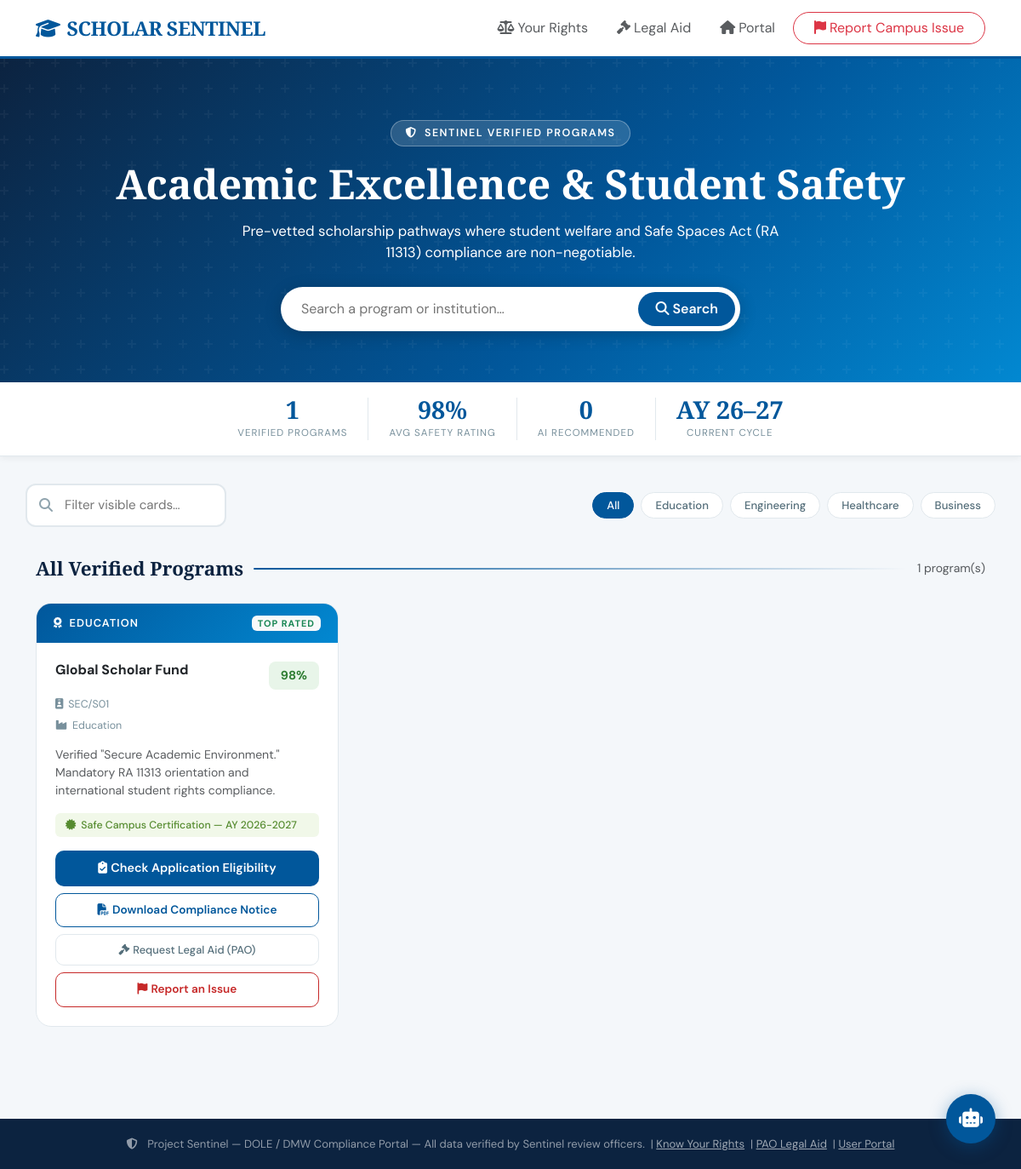
Screenshot of /service/scholar-pathway with the database file from the repository.
### app.py (models this page shows)
class Company(db.Model):
    id               = db.Column(db.Integer, primary_key=True)
    name             = db.Column(db.String(100), nullable=False)
    sec_id           = db.Column(db.String(50), unique=True)
    industry         = db.Column(db.String(50))
    status           = db.Column(db.String(20), default='Active')
    compliance_score = db.Column(db.Integer, default=100)
    type             = db.Column(db.String(50))
    skills_vector    = db.Column(db.String(50), default="0,0,0,0")

### app.py (the view)
@app.route('/service/scholar-pathway')
def scholar_view():
    results = Company.query.filter_by(type='Scholarship', status='Active').all()
    return render_template('scholar_pathways.html', results=results)

### templates/scholar_pathways.html (shortened to what this page needs)
<!DOCTYPE html>
<html lang="en">
<head>
    <link href="https://cdn.jsdelivr.net/npm/bootstrap@5.3.0/dist/css/bootstrap.min.css" rel="stylesheet">
    <link rel="stylesheet" href="https://cdnjs.cloudflare.com/ajax/libs/font-awesome/6.4.0/css/all.min.css">
</head>
<body>
<nav class="navbar-scholar">
    <div class="container d-flex align-items-center justify-content-between flex-wrap gap-2">
        <a class="navbar-brand" href="/user">
            <i class="fas fa-graduation-cap me-2"></i>SCHOLAR SENTINEL
        </a>
        <div class="d-flex gap-2 align-items-center flex-wrap">
            <a href="/rights" class="btn btn-link text-decoration-none text-muted">
                <i class="fas fa-balance-scale me-1"></i>Your Rights
            </a>
            <a href="/pao" class="btn btn-link text-decoration-none text-muted">
                <i class="fas fa-gavel me-1"></i>Legal Aid
            </a>
            <a href="/user" class="btn btn-link text-decoration-none text-muted">
                <i class="fas fa-home me-1"></i>Portal
            </a>
            <a href="/report" class="btn btn-outline-danger rounded-pill px-4">
                <i class="fas fa-flag me-1"></i>Report Campus Issue
            </a>
        </div>
    </div>
</nav>
<section class="scholar-hero text-center">
    <div class="container position-relative">
        <div class="hero-badge"><i class="fas fa-shield-alt me-1"></i> Sentinel Verified Programs</div>
        <h1 class="hero-title">Academic Excellence &amp; Student Safety</h1>
        <p class="opacity-80 mx-auto mb-0" style="max-width:660px; font-size:1.05rem;">
            Pre-vetted scholarship pathways where student welfare and Safe Spaces Act (RA 11313) compliance are non-negotiable.
        </p>
        <form class="hero-search-wrap" action="/search" method="get">
            <input type="text" name="q" placeholder="Search a program or institution…"
                   value="{{ query if query is defined and query else '' }}">
            <button type="submit"><i class="fas fa-search me-1"></i>Search</button>
        </form>
    </div>
</section>
<div class="stats-ribbon">
    <div class="container">
        <div class="d-flex justify-content-center flex-wrap">
            <div class="stat-item">
                <div class="stat-number">{{ results|length }}</div>
                <div class="stat-label">Verified Programs</div>
            </div>
            <div class="stat-item">
                {% if results %}
                  {% set total_score = namespace(val=0) %}
                  {% for co in results %}{% set total_score.val = total_score.val + co.compliance_score %}{% endfor %}
                  {% set avg = (total_score.val / results|length) | round(0) | int %}
                {% else %}
                  {% set avg = 0 %}
                {% endif %}
                <div class="stat-number">{{ avg }}%</div>
                <div class="stat-label">Avg Safety Rating</div>
            </div>
            <div class="stat-item">
                <div class="stat-number">{{ recommendations|length }}</div>
                <div class="stat-label">AI Recommended</div>
            </div>
            <div class="stat-item">
                <div class="stat-number">AY 26–27</div>
                <div class="stat-label">Current Cycle</div>
            </div>
        </div>
    </div>
</div>
<div class="container search-section">
    <div class="d-flex flex-wrap align-items-center justify-content-between gap-3">
        <div class="search-wrap">
            <i class="fas fa-search"></i>
            <input type="text" class="search-input" id="localSearch"
                   placeholder="Filter visible cards…" oninput="filterCards()">
        </div>
        <div class="d-flex filter-pills flex-wrap">
            <button class="filter-pill active" onclick="setFilter('all',this)">All</button>
            <button class="filter-pill" onclick="setFilter('Education',this)">Education</button>
            <button class="filter-pill" onclick="setFilter('Engineering',this)">Engineering</button>
            <button class="filter-pill" onclick="setFilter('Healthcare',this)">Healthcare</button>
            <button class="filter-pill" onclick="setFilter('Business',this)">Business</button>
        </div>
    </div>
</div>
<div class="container pb-5 mt-4">
    <section>
        <div class="section-header">
            <span class="section-label">All Verified Programs</span>
            <div class="section-line"></div>
            <span class="text-muted small">{{ results|length }} program(s)</span>
        </div>
        <div class="row g-4">
            {% for co in results %}
            <div class="col-md-6 col-lg-4 col-anim card-wrapper"
                 style="animation-delay:{{ loop.index0 * 0.07 }}s"
                 data-name="{{ co.name | lower }}"
                 data-industry="{{ co.industry }}">
                <div class="scholar-card h-100">
                    <div class="card-top">
                        <span><i class="fas fa-award me-2"></i>{{ co.industry }}</span>
                        {% if co.compliance_score >= 95 %}
                        <span class="badge bg-light text-success" style="font-size:0.68rem;">Top Rated</span>
                        {% endif %}
                    </div>
                    <div class="card-body-inner">
                        <div class="d-flex justify-content-between align-items-start mb-2">
                            <h5 class="fw-bold mb-0 text-dark" style="font-size:1rem; line-height:1.3;">{{ co.name }}</h5>
                            <span class="score-pill {% if co.compliance_score >= 90 %}high{% endif %}">
                                {{ co.compliance_score }}%
                            </span>
                        </div>
                        <div class="meta-row"><i class="fas fa-id-badge"></i>{{ co.sec_id }}</div>
                        <div class="meta-row"><i class="fas fa-industry"></i>{{ co.industry }}</div>
                        <p class="text-muted small flex-grow-1 mt-2">
                            Verified "Secure Academic Environment." Mandatory RA 11313 orientation and international student rights compliance.
                        </p>
                        <div class="cert-chip mb-3">
                            <i class="fas fa-certificate"></i>Safe Campus Certification — AY 2026-2027
                        </div>
                        <div class="d-grid gap-2">
                            <button class="btn-main"
                                onclick="openEligibility('{{ co.id }}','{{ co.name }}','{{ co.sec_id }}','{{ co.industry }}',{{ co.compliance_score }})">
                                <i class="fas fa-clipboard-check me-1"></i>Check Application Eligibility
                            </button>
                            <a href="/generate_pdf/{{ co.id }}" class="btn-outline-blue text-decoration-none">
                                <i class="fas fa-file-pdf me-1"></i>Download Compliance Notice
                            </a>
                            <button class="btn-ghost"
                                onclick="openLegalAid('{{ co.name }}')">
                                <i class="fas fa-gavel me-1"></i>Request Legal Aid (PAO)
                            </button>
                            <a href="/report?company={{ co.name | urlencode }}"
                               class="btn-outline-red text-decoration-none">
                                <i class="fas fa-flag me-1"></i>Report an Issue
                            </a>
                        </div>
                    </div>
                </div>
            </div>
            {% endfor %}
        </div>
    </section>
</div>
<div class="page-footer">
    <i class="fas fa-shield-alt me-2"></i>
    Project Sentinel — DOLE / DMW Compliance Portal — All data verified by Sentinel review officers.
    &nbsp;|&nbsp;<a href="/rights">Know Your Rights</a>
    &nbsp;|&nbsp;<a href="/pao">PAO Legal Aid</a>
    &nbsp;|&nbsp;<a href="/user">User Portal</a>
</div>
<button id="chatbotBtn" onclick="toggleChat()" title="Ask Sentinel Assistant">
    <i class="fas fa-robot"></i>
</button>
</body>
</html>
</html>

### rows the page displays
Company: industry "EDUCATION", shows "TOP RATED", name "Global Scholar Fund", compliance_score "98", sec_id "SEC/S01", industry "Education"

### other values shown
{{ results|length }} "1"
{{ avg }} "98"
{{ recommendations|length }} "0"
